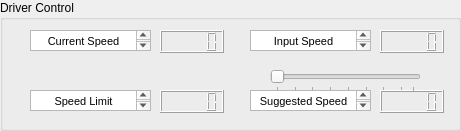
     <widget class="QGroupBox" name="speed_box">
      <property name="geometry">
       <rect>
        <x>20</x>
        <y>90</y>
        <width>461</width>
        <height>131</height>
       </rect>
      </property>
      <property name="title">
       <string>Driver Control</string>
      </property>
      <widget class="QLCDNumber" name="current_speed_display">
       <property name="geometry">
        <rect>
         <x>160</x>
         <y>30</y>
         <width>64</width>
         <height>23</height>
        </rect>
       </property>
      </widget>
      <widget class="QTextBrowser" name="current_speed_txt">
       <property name="geometry">
        <rect>
         <x>30</x>
         <y>30</y>
         <width>121</width>
         <height>21</height>
        </rect>
       </property>
       <property name="html">
        <string>&lt;!DOCTYPE HTML PUBLIC &quot;-//W3C//DTD HTML 4.0//EN&quot; &quot;http://www.w3.org/TR/REC-html40/strict.dtd&quot;&gt;
&lt;html&gt;&lt;head&gt;&lt;meta name=&quot;qrichtext&quot; content=&quot;1&quot; /&gt;&lt;meta charset=&quot;utf-8&quot; /&gt;&lt;style type=&quot;text/css&quot;&gt;
p, li { white-space: pre-wrap; }
hr { height: 1px; border-width: 0; }
li.unchecked::marker { content: &quot;\2610&quot;; }
li.checked::marker { content: &quot;\2612&quot;; }
&lt;/style&gt;&lt;/head&gt;&lt;body style=&quot; font-family:'Segoe UI'; font-size:9pt; font-weight:400; font-style:normal;&quot;&gt;
&lt;p align=&quot;center&quot; style=&quot; margin-top:0px; margin-bottom:0px; margin-left:0px; margin-right:0px; -qt-block-indent:0; text-indent:0px;&quot;&gt;&lt;span style=&quot; font-family:'MS Shell Dlg 2'; font-size:8.25pt;&quot;&gt;Current Speed&lt;/span&gt;&lt;/p&gt;&lt;/body&gt;&lt;/html&gt;</string>
       </property>
      </widget>
      <widget class="QLCDNumber" name="input_speed_display">
       <property name="geometry">
        <rect>
         <x>380</x>
         <y>30</y>
         <width>64</width>
         <height>23</height>
        </rect>
       </property>
      </widget>
      <widget class="QTextBrowser" name="input_speed_txt">
       <property name="geometry">
        <rect>
         <x>250</x>
         <y>30</y>
         <width>121</width>
         <height>21</height>
        </rect>
       </property>
       <property name="html">
        <string>&lt;!DOCTYPE HTML PUBLIC &quot;-//W3C//DTD HTML 4.0//EN&quot; &quot;http://www.w3.org/TR/REC-html40/strict.dtd&quot;&gt;
&lt;html&gt;&lt;head&gt;&lt;meta name=&quot;qrichtext&quot; content=&quot;1&quot; /&gt;&lt;meta charset=&quot;utf-8&quot; /&gt;&lt;style type=&quot;text/css&quot;&gt;
p, li { white-space: pre-wrap; }
hr { height: 1px; border-width: 0; }
li.unchecked::marker { content: &quot;\2610&quot;; }
li.checked::marker { content: &quot;\2612&quot;; }
&lt;/style&gt;&lt;/head&gt;&lt;body style=&quot; font-family:'Segoe UI'; font-size:9pt; font-weight:400; font-style:normal;&quot;&gt;
&lt;p align=&quot;center&quot; style=&quot; margin-top:0px; margin-bottom:0px; margin-left:0px; margin-right:0px; -qt-block-indent:0; text-indent:0px;&quot;&gt;&lt;span style=&quot; font-family:'MS Shell Dlg 2'; font-size:8.25pt;&quot;&gt;Input Speed&lt;/span&gt;&lt;/p&gt;&lt;/body&gt;&lt;/html&gt;</string>
       </property>
      </widget>
      <widget class="QTextBrowser" name="textBrowser_6">
       <property name="geometry">
        <rect>
         <x>30</x>
         <y>90</y>
         <width>121</width>
         <height>21</height>
        </rect>
       </property>
       <property name="html">
        <string>&lt;!DOCTYPE HTML PUBLIC &quot;-//W3C//DTD HTML 4.0//EN&quot; &quot;http://www.w3.org/TR/REC-html40/strict.dtd&quot;&gt;
&lt;html&gt;&lt;head&gt;&lt;meta name=&quot;qrichtext&quot; content=&quot;1&quot; /&gt;&lt;meta charset=&quot;utf-8&quot; /&gt;&lt;style type=&quot;text/css&quot;&gt;
p, li { white-space: pre-wrap; }
hr { height: 1px; border-width: 0; }
li.unchecked::marker { content: &quot;\2610&quot;; }
li.checked::marker { content: &quot;\2612&quot;; }
&lt;/style&gt;&lt;/head&gt;&lt;body style=&quot; font-family:'Segoe UI'; font-size:9pt; font-weight:400; font-style:normal;&quot;&gt;
&lt;p align=&quot;center&quot; style=&quot; margin-top:0px; margin-bottom:0px; margin-left:0px; margin-right:0px; -qt-block-indent:0; text-indent:0px;&quot;&gt;&lt;span style=&quot; font-family:'MS Shell Dlg 2'; font-size:8.25pt;&quot;&gt;Speed Limit&lt;/span&gt;&lt;/p&gt;&lt;/body&gt;&lt;/html&gt;</string>
       </property>
      </widget>
      <widget class="QLCDNumber" name="speed">
       <property name="geometry">
        <rect>
         <x>160</x>
         <y>90</y>
         <width>64</width>
         <height>23</height>
        </rect>
       </property>
      </widget>
      <widget class="QLCDNumber" name="suggested_speed_display">
       <property name="geometry">
        <rect>
         <x>380</x>
         <y>90</y>
         <width>64</width>
         <height>23</height>
        </rect>
       </property>
      </widget>
      <widget class="QTextBrowser" name="suggested_speed_txt">
       <property name="geometry">
        <rect>
         <x>250</x>
         <y>90</y>
         <width>121</width>
         <height>21</height>
        </rect>
       </property>
       <property name="html">
        <string>&lt;!DOCTYPE HTML PUBLIC &quot;-//W3C//DTD HTML 4.0//EN&quot; &quot;http://www.w3.org/TR/REC-html40/strict.dtd&quot;&gt;
&lt;html&gt;&lt;head&gt;&lt;meta name=&quot;qrichtext&quot; content=&quot;1&quot; /&gt;&lt;meta charset=&quot;utf-8&quot; /&gt;&lt;style type=&quot;text/css&quot;&gt;
p, li { white-space: pre-wrap; }
hr { height: 1px; border-width: 0; }
li.unchecked::marker { content: &quot;\2610&quot;; }
li.checked::marker { content: &quot;\2612&quot;; }
&lt;/style&gt;&lt;/head&gt;&lt;body style=&quot; font-family:'Segoe UI'; font-size:9pt; font-weight:400; font-style:normal;&quot;&gt;
&lt;p align=&quot;center&quot; style=&quot; margin-top:0px; margin-bottom:0px; margin-left:0px; margin-right:0px; -qt-block-indent:0; text-indent:0px;&quot;&gt;&lt;span style=&quot; font-family:'MS Shell Dlg 2'; font-size:8.25pt;&quot;&gt;Suggested Speed&lt;/span&gt;&lt;/p&gt;&lt;/body&gt;&lt;/html&gt;</string>
       </property>
      </widget>
      <widget class="QSlider" name="input_speed_slider">
       <property name="geometry">
        <rect>
         <x>270</x>
         <y>70</y>
         <width>151</width>
         <height>22</height>
        </rect>
       </property>
       <property name="minimum">
        <number>1</number>
       </property>
       <property name="maximum">
        <number>24</number>
       </property>
       <property name="pageStep">
        <number>8</number>
       </property>
       <property name="sliderPosition">
        <number>1</number>
       </property>
       <property name="orientation">
        <enum>Qt::Horizontal</enum>
       </property>
       <property name="invertedAppearance">
        <bool>false</bool>
       </property>
       <property name="tickPosition">
        <enum>QSlider::TicksBelow</enum>
       </property>
       <property name="tickInterval">
        <number>3</number>
       </property>
      </widget>
     </widget>
